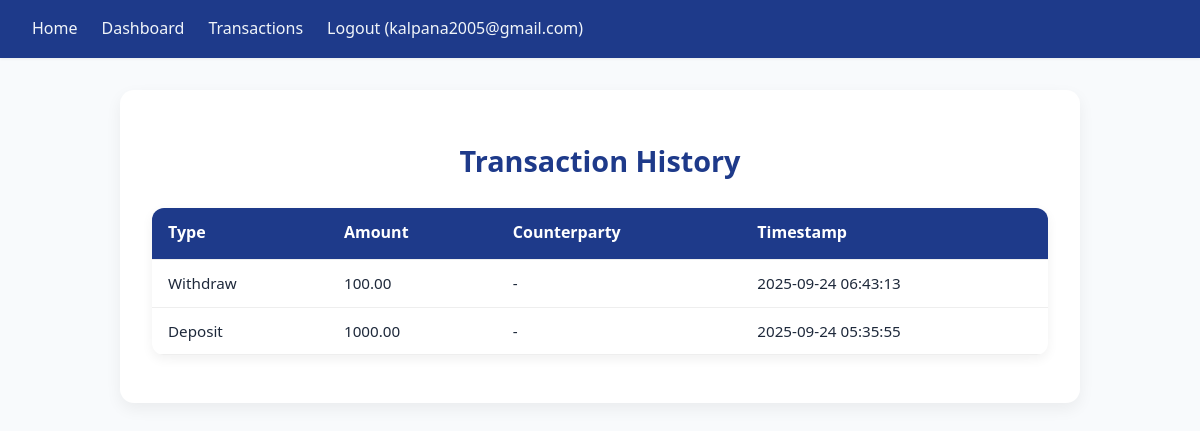
Screenshot of /transactions (signed in) with the database file from the repository.
### tables this page shows
CREATE TABLE transactions (
        id INTEGER PRIMARY KEY AUTOINCREMENT,
        user_id INTEGER NOT NULL,
        type TEXT NOT NULL,
        amount REAL NOT NULL,
        counterparty TEXT,
        timestamp DATETIME DEFAULT CURRENT_TIMESTAMP,
        FOREIGN KEY(user_id) REFERENCES users(id)
    );

### app.py (the view)
@app.route('/transactions')
def transactions():
    if 'user_id' not in session:
        return redirect(url_for('login'))
    conn = get_db_connection()
    c = conn.cursor()
    c.execute('SELECT type, amount, counterparty, timestamp FROM transactions WHERE user_id = ? ORDER BY timestamp DESC', (session['user_id'],))
    rows = c.fetchall()
    conn.close()
    return render_template('transactions.html', transactions=rows)

### app.py (called while the page is built)
def get_db_connection():
    conn = sqlite3.connect(DB_PATH)
    conn.row_factory = sqlite3.Row
    return conn

### templates/transactions.html (shortened to what this page needs)
{% extends 'base.html' %}
{% block content %}
  <h2>Transaction History</h2>
  <table class='tx'>
    <thead><tr><th>Type</th><th>Amount</th><th>Counterparty</th><th>Timestamp</th></tr></thead>
    <tbody>
    {% for t in transactions %}
      <tr>
        <td>{{ t['type'] }}</td>
        <td>{{ '%.2f'|format(t['amount']) }}</td>
        <td>{{ t['counterparty'] or '-' }}</td>
        <td>{{ t['timestamp'] }}</td>
      </tr>
    {% endfor %}
    </tbody>
  </table>
{% endblock %}

### static/style.css (style rules this page uses)
:root { --bg:#f6f8fb; --card:#fff; --accent:#2b6cb0; --danger:#e53e3e; }
body { font-family:system-ui,Segoe UI,Roboto,Helvetica,Arial; background:var(--bg); margin:0 }
.tx { width:100%;border-collapse:collapse }
.tx th,.tx td { padding:8px;border-bottom:1px solid #eee;text-align:left }
* { margin: 0; padding: 0; box-sizing: border-box; }
body { font-family: system-ui, -apple-system, BlinkMacSystemFont, "Segoe UI", Roboto, Oxygen, Ubuntu, Cantarell, "Open Sans", "Helvetica Neue", sans-serif; background: #f8fafc; color: #1e293b; line-height: 1.6; }
h2 { font-size: 1.8rem; margin-bottom: 1rem; color: #1e293b; }
h2 { font-size: 2rem; font-weight: 700; color: #1e3a8a; margin-bottom: 1.5rem; text-align: center; }
h2 { font-size: 1.8rem; font-weight: 700; margin-bottom: 1.5rem; color: #1e3a8a; text-align: center; }
.tx { width: 100%; border-collapse: collapse; background: #ffffff; border-radius: 12px; overflow: hidden; box-shadow: 0 4px 12px rgba(0, 0, 0, 0.06); margin-top: 1.5rem; }
.tx thead th { background: #1e3a8a; color: #ffffff; font-weight: 600; padding: 0.8rem 1rem; text-align: left; font-size: 1rem; }
.tx tbody tr { border-bottom: 1px solid #e2e8f0; transition: background 0.2s; }
.tx tbody td { padding: 0.7rem 1rem; color: #1e293b; font-size: 0.95rem; }
.tx tbody tr td:first-child { text-transform: capitalize; }

### rows the page displays
transactions: type "Withdraw", amount "100.00", t "-", timestamp "2025-09-24 06:43:13"
transactions: type "Deposit", amount "1000.00", t "-", timestamp "2025-09-24 05:35:55"

### other values shown
{{ session.username }} "kalpana2005@gmail.com"
